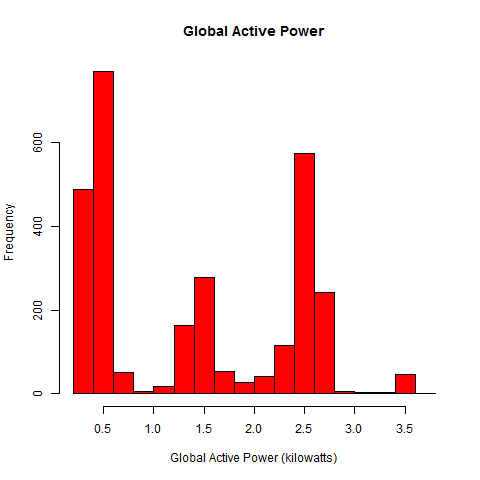

Here is the R script that generated this plot:
# draw plot1
plot1 <- function(data = NA)
{
	if (is.na(data))
	{
		source("load_data.R")
		data <- load_dataset()
	}
	png("plot1.png")
	par(mfrow=c(1,1))
	hist(
		data$GlobalActivePower,
		main = "Global Active Power",
		xlab = "Global Active Power (kilowatts)",
		col="red"
		)
	dev.off()	
}